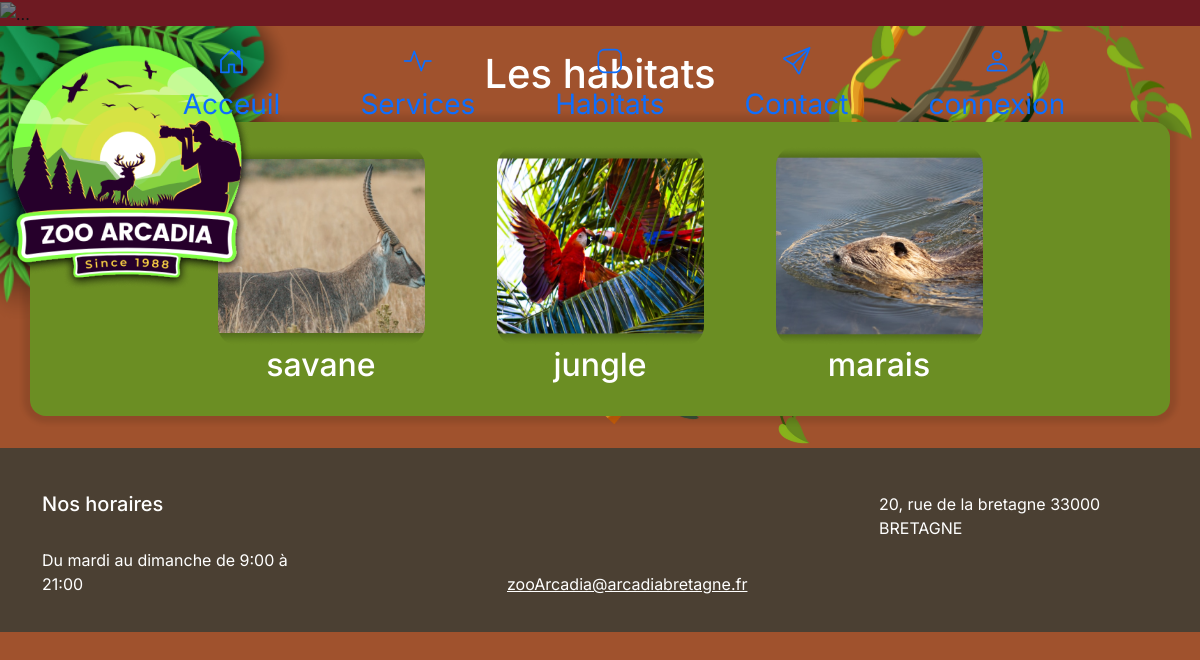
/pages/habitat.php, run on the app's committed database.
### tables this page shows
CREATE TABLE habitat
(
    id integer AUTO_INCREMENT PRIMARY KEY,
    titre varchar(250) not null,
    images integer,
    liens varchar(250),
    foreign key (images) REFERENCES images(id)
);

CREATE TABLE images
(
    id integer AUTO_INCREMENT PRIMARY KEY,
    chemin varchar(250) null,
    infos varchar(250)
);

### lib/content-index.php (called while the page is built, shortened)
<?php
function getContentHabitat($pdo){
    $query=$pdo->prepare("SELECT * FROM habitat Left JOIN images on habitat.images =images.id;") ;
    $query->execute() ;
    $contentHabitats=$query->fetchAll(PDO::FETCH_ASSOC) ;
    return $contentHabitats;
};

### pages/habitat.php (the view, shortened to what this page needs)
<?php
    require_once "/xampp/htdocs/ZooArcadia/lib/pdo.php";
    require "/xampp/htdocs/ZooArcadia/lib/content-index.php";
    require_once  "/xampp/htdocs/ZooArcadia/templates/_header.php";
    $contentHabitats=getContentHabitat($pdo);
?>
<h1 class="text-center text-white pt-4 mb-4"> Les habitats</h1>
<div class="pb-3 ">
    <div class=" block-contain container rounded-4 mb-3">
        <div class="d-flex justify-content-center  ">
            <?php foreach($contentHabitats as $key =>$contentHabitat){
            ?>
                <div class="col-md-3 mb-md-0 p-md-4">
                    <a href="<?= $contentHabitat["liens"] ?>" class="d-flex flex-column container-fluid justify-center link-offset-2 link-underline link-underline-opacity-0 custom-img image-link">
                            <img src="<?= $contentHabitat["chemin"] ?>" class="habitat-img img-fluid" alt="image du zoo">
                            <h2 class="text-center text-white"><?= $contentHabitat["titre"] ?></h2>
                    </a>
                </div>
            <?php } ?>
        </div>
</div>
</div>
<?php  require_once "/xampp/htdocs/ZooArcadia/templates/_footer.php";

### data on the page
habitat: images.chemin (picture), titre "savane"
habitat: images.chemin (picture), titre "jungle"
habitat: images.chemin (picture), titre "marais"

### other printed values
$navLink["title"] "Acceuil"
$navLink["title"] "Habitats"
$navLink["title"] "Contact"
